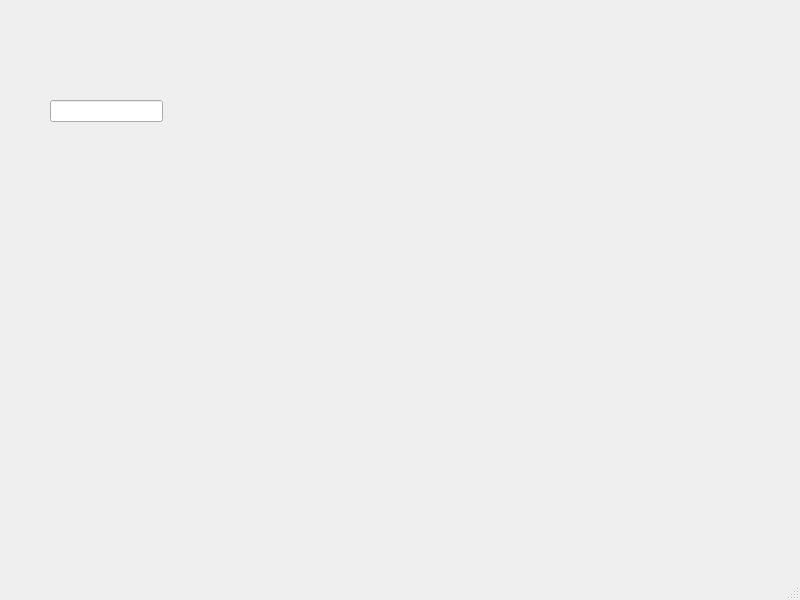
<?xml version="1.0" encoding="UTF-8"?>
<ui version="4.0">
 <class>MainWindow</class>
 <widget class="QMainWindow" name="MainWindow">
  <property name="geometry">
   <rect>
    <x>0</x>
    <y>0</y>
    <width>800</width>
    <height>600</height>
   </rect>
  </property>
  <property name="windowTitle">
   <string>MainWindow</string>
  </property>
  <widget class="QWidget" name="centralwidget">
   <widget class="QLineEdit" name="lineEdit">
    <property name="geometry">
     <rect>
      <x>50</x>
      <y>100</y>
      <width>113</width>
      <height>22</height>
     </rect>
    </property>
   </widget>
  </widget>
  <widget class="QMenuBar" name="menubar">
   <property name="geometry">
    <rect>
     <x>0</x>
     <y>0</y>
     <width>800</width>
     <height>26</height>
    </rect>
   </property>
  </widget>
  <widget class="QStatusBar" name="statusbar"/>
 </widget>
 <resources/>
 <connections/>
</ui>
